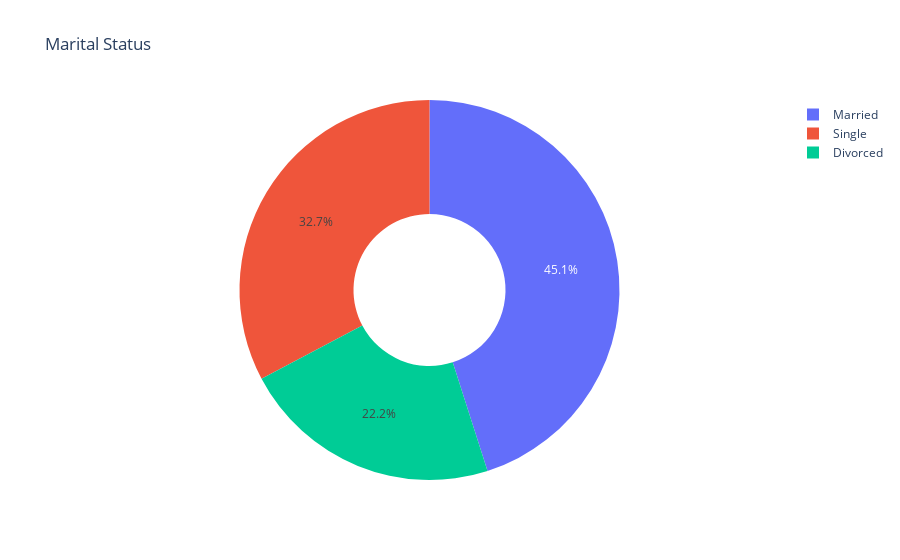

Write notebook code for a chart like this one.
### Markdown cell above
**ATTRITION - MARITAL STATUS**

### Code cell
px.pie(new_df,names="marital_status",title="Marital Status", hole=0.4)

### Figure 1 — Plotly figure (JSON) as saved in the notebook; plotly's stock layout.template omitted (floating-point values rounded to 4 significant figures; data arrays with more than 128 entries replaced by an {"elided": "..."} marker saying what was removed)
{"data": [{"domain": {"x": [0, 1], "y": [0, 1]}, "hole": 0.4, "hovertemplate": "marital_status=%{label}<extra></extra>", "labels": {"elided": "1356 str values"}, "legendgroup": "", "name": "", "showlegend": true, "type": "pie"}], "layout": {"legend": {"tracegroupgap": 0}, "title": {"text": "Marital Status"}, "autosize": true}}
